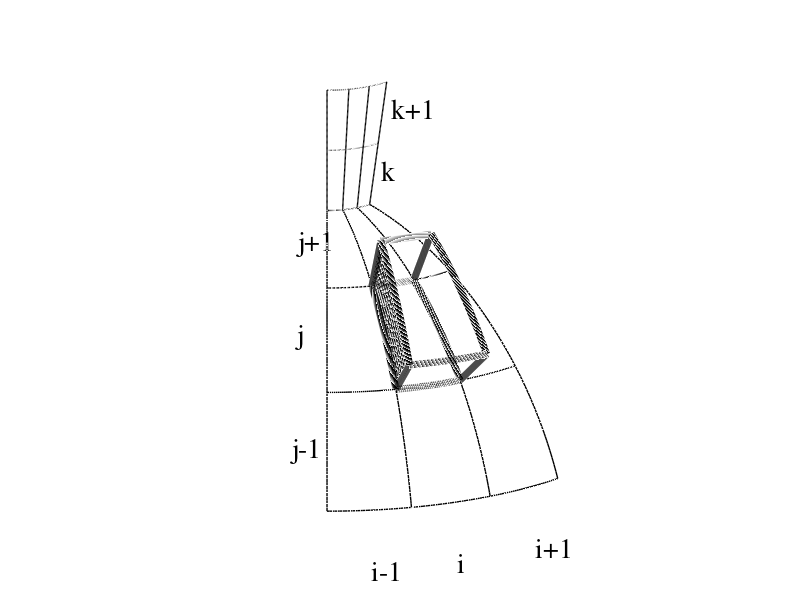

Here is the MATLAB script that generated this plot:
clear all;

R1 = 1000.0;
R2 = 1200.0;

d2r = pi/180;

ns = 101;

lam1 = 40.0; lam1 = lam1 * d2r;
lam2 = 60.0; lam2 = lam2 * d2r;
phi1 =  0.0; phi1 = phi1 * d2r;
phi2 = 15.0; phi2 = phi2 * d2r;

R   = linspace(R1,R2,ns);
lam = linspace(lam1,lam2,ns);
phi = linspace(phi1,phi2,ns);

% Bottom face of cell
b1x = R1*cos(phi1)*cos(lam);
b1y = R1*sin(phi1)*cos(lam);
b1z = R1*sin(lam);
b2x = R1*cos(phi)*cos(lam1);
b2y = R1*sin(phi)*cos(lam1);
b2z = R1*sin(lam1)*ones(1,ns);
b3x = R1*cos(phi2)*cos(lam);
b3y = R1*sin(phi2)*cos(lam);
b3z = R1*sin(lam);
b4x = R1*cos(phi)*cos(lam2);
b4y = R1*sin(phi)*cos(lam2);
b4z = R1*sin(lam2)*ones(1,ns);

% Upper face of cell
u1x = R2*cos(phi1)*cos(lam);
u1y = R2*sin(phi1)*cos(lam);
u1z = R2*sin(lam);
u2x = R2*cos(phi)*cos(lam1);
u2y = R2*sin(phi)*cos(lam1);
u2z = R2*sin(lam1)*ones(1,ns);
u3x = R2*cos(phi2)*cos(lam);
u3y = R2*sin(phi2)*cos(lam);
u3z = R2*sin(lam);
u4x = R2*cos(phi)*cos(lam2);
u4y = R2*sin(phi)*cos(lam2);
u4z = R2*sin(lam2)*ones(1,ns);

% z (radial) legs of cell
r1x = R*cos(phi1)*cos(lam1);
r1y = R*sin(phi1)*cos(lam1);
r1z = R*sin(lam1);
r2x = R*cos(phi1)*cos(lam2);
r2y = R*sin(phi1)*cos(lam2);
r2z = R*sin(lam2);
r3x = R*cos(phi2)*cos(lam1);
r3y = R*sin(phi2)*cos(lam1);
r3z = R*sin(lam1);
r4x = R*cos(phi2)*cos(lam2);
r4y = R*sin(phi2)*cos(lam2);
r4z = R*sin(lam2);


figure;
plot3(b1x,b1y,b1z,'k-',"linewidth",5);
hold on;
plot3(b2x,b2y,b2z,'k-',"linewidth",5);
plot3(b3x,b3y,b3z,'k-',"linewidth",5);
plot3(b4x,b4y,b4z,'k-',"linewidth",5);
plot3(u1x,u1y,u1z,'k-',"linewidth",5);
plot3(u2x,u2y,u2z,'k-',"linewidth",5);
plot3(u3x,u3y,u3z,'k-',"linewidth",5);
plot3(u4x,u4y,u4z,'k-',"linewidth",5);
plot3(r1x,r1y,r1z,'k-',"linewidth",5);
plot3(r2x,r2y,r2z,'k-',"linewidth",5);
plot3(r3x,r3y,r3z,'k-',"linewidth",5);
plot3(r4x,r4y,r4z,'k-',"linewidth",5);

%%%%%%%%%%%%%%%%%%%%%%%%%%%%%555
lam1 = 20.0; lam1 = lam1 * d2r;
lam2 = 80.0; lam2 = lam2 * d2r;
% Draw lines of longitude
for iphi1 = -15:15:30;
  phi = iphi1 * d2r;
  lam = linspace(lam1,lam2,ns);

  b1x = R1*cos(phi)*cos(lam);
  b1y = R1*sin(phi)*cos(lam);
  b1z = R1*sin(lam);
  plot3(b1x,b1y,b1z,'k-',"linewidth",1);
end

% Draw z (radial) extensions of longitude lines
for iphi1 = -15:15:30;
  phi = iphi1 * d2r;
  R3 = R1 + 2*(R2-R1);
  R   = linspace(R1,R3,ns);
  lam = lam2;

  b1x = R*cos(phi)*cos(lam);
  b1y = R*sin(phi)*cos(lam);
  b1z = R*sin(lam);
  plot3(b1x,b1y,b1z,'k-',"linewidth",1);
end

% Draw lines of latidute
phi1 =-15.0; phi1 = phi1 * d2r;
phi2 = 30.0; phi2 = phi2 * d2r;
for ilam1 = 20:20:80
  lam1 = ilam1 * d2r;
  phi = linspace(phi1,phi2,ns);
  b1x = R1*cos(phi)*cos(lam1);
  b1y = R1*sin(phi)*cos(lam1);
  b1z = R1*sin(lam1)*ones(1,ns);
  plot3(b1x,b1y,b1z,'k-',"linewidth",1);
end

delR = R2-R1;
r=[R1 R1+delR R1+2*delR];
% Draw latitude lines on z-plane
for i = 1:3;
  phi = linspace(phi1,phi2,ns);
  R = r(i);
  lam = lam2;
  b1x = R*cos(phi)*cos(lam);
  b1y = R*sin(phi)*cos(lam);
  b1z = R*sin(lam)*ones(1,ns);
  plot3(b1x,b1y,b1z,'k-',"linewidth",1);
end

% Set up to draw hatch area
lam1 = 40.0; lam1 = lam1 * d2r;
lam2 = 60.0; lam2 = lam2 * d2r;
phi1 =  0.0; phi1 = phi1 * d2r;
phi2 = 15.0; phi2 = phi2 * d2r;
% Longitude hatches
hdens = 10;
R   = linspace(R1,R2,hdens);
lam = linspace(lam1,lam2,ns);
phi = linspace(phi1,phi2,ns);
for i = 1:hdens
  b1x = R(i)*cos(phi1)*cos(lam);
  b1y = R(i)*sin(phi1)*cos(lam);
  b1z = R(i)*sin(lam);
  plot3(b1x,b1y,b1z,'k-',"linewidth",1);
end
rdens = 30;
% Radial hatches
R   = linspace(R1,R2,ns);
lam = linspace(lam1,lam2,rdens);
phi = phi1;
for i = 1:rdens
  b1x = R*cos(phi)*cos(lam(i));
  b1y = R*sin(phi)*cos(lam(i));
  b1z = R*sin(lam(i));
  plot3(b1x,b1y,b1z,'k-',"linewidth",1);
end

%Annotations
fon = "Times";
fsize = 20;
tphi =  -7.5 * d2r; tlam = 10.0 * d2r; tr   = R1;
tx = tr*cos(tphi)*cos(tlam); ty = tr*sin(tphi)*cos(tlam); tz = tr*sin(tlam);
text(tx,ty,tz,'i-1',"fontname",fon,"fontsize",fsize)
tphi =  7.5 * d2r; tlam = 10.0 * d2r; tr   = R1;
tx = tr*cos(tphi)*cos(tlam); ty = tr*sin(tphi)*cos(tlam); tz = tr*sin(tlam);
text(tx,ty,tz,'i',"fontname",fon,"fontsize",fsize)
tphi =  22.5 * d2r; tlam = 10.0 * d2r; tr   = R1;
tx = tr*cos(tphi)*cos(tlam); ty = tr*sin(tphi)*cos(tlam); tz = tr*sin(tlam);
text(tx,ty,tz,'i+1',"fontname",fon,"fontsize",fsize)

tphi =  -22 * d2r; tlam = 30.0 * d2r; tr   = R1;
tx = tr*cos(tphi)*cos(tlam); ty = tr*sin(tphi)*cos(tlam); tz = tr*sin(tlam);
text(tx,ty,tz,'j-1',"fontname",fon,"fontsize",fsize)
tphi =  -23 * d2r; tlam = 50.0 * d2r; tr   = R1;
tx = tr*cos(tphi)*cos(tlam); ty = tr*sin(tphi)*cos(tlam); tz = tr*sin(tlam);
text(tx,ty,tz,'j',"fontname",fon,"fontsize",fsize)
tphi =  -30 * d2r; tlam = 70.0 * d2r; tr   = R1;
tx = tr*cos(tphi)*cos(tlam); ty = tr*sin(tphi)*cos(tlam); tz = tr*sin(tlam);
text(tx,ty,tz,'j+1',"fontname",fon,"fontsize",fsize)

tphi =  40 * d2r; tlam = 80.0 * d2r; tr   = R1 + 0.5*(R2-R1);
tx = tr*cos(tphi)*cos(tlam); ty = tr*sin(tphi)*cos(tlam); tz = tr*sin(tlam);
text(tx,ty,tz,'k',"fontname",fon,"fontsize",fsize)
tphi =  40 * d2r; tlam = 80.0 * d2r; tr   = R1 + 1.5*(R2-R1);
tx = tr*cos(tphi)*cos(tlam); ty = tr*sin(tphi)*cos(tlam); tz = tr*sin(tlam);
text(tx,ty,tz,'k+1',"fontname",fon,"fontsize",fsize)


%%%%%%%%%%%%%%%%%%%%%%%%%%%%%%%%

axis equal;
axis off;
view(75,20);
hold off;
print('Spherical_cell.eps','-color','-depsc')

